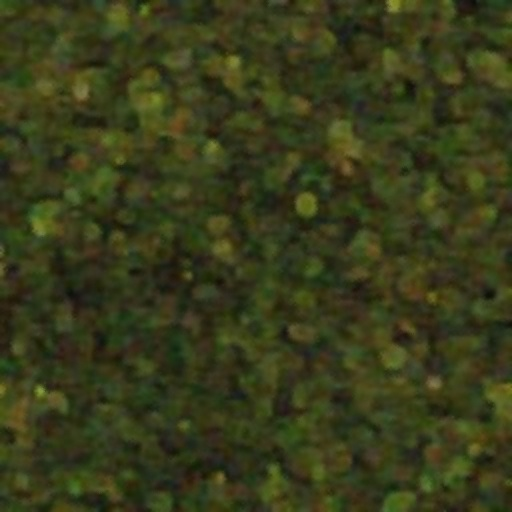
#> input picture android/app/src/main/assets/packages/aard/aardograss_1.jpg, 512 x 512 px
$ python add_noise.py ../../android/app/src/main/assets/packages/aard/aardograss_1.jpg
#> lines starting #> are read from the running program, lines starting #| are printed output that depends on the picture
"""
Dispersa la definición de las texturas mezclándolas con grano en su propio color.

Para cada imagen se calcula el color medio de los píxeles opacos y se mezcla
cada píxel con un "ruido" alrededor de ese color:

    out = (1 - strength) * original + strength * (media + N(0, grain))

Así el grano sale en la paleta de la propia textura (no mete colores ajenos)
y los detalles finos pierden nitidez. El canal alfa no se toca.

Uso:
    py -3 add_noise.py <carpeta_o_imagen> [--out DIR] [--strength 0.25]
                       [--grain 24] [--seed 1] [--dry-run]

Sin --out, las imágenes se sobrescriben: haz copia de seguridad o usa --out.
"""

import argparse
import os
import re
import sys

import numpy as np
from PIL import Image

EXTENSIONES = {'.png', '.jpg', '.jpeg', '.tga', '.bmp'}
# Mapas de datos (normales, bump, especular...): el ruido les rompe el significado.
EXCLUIR_DEFECTO = r'_(n|normal|normals|bump|height|spec|gloss|mask)$'


def procesa(ruta_in, ruta_out, strength, grain, rng):
    img = Image.open(ruta_in)
    modo = img.mode
    tiene_alfa = modo in ('RGBA', 'LA') or (modo == 'P' and 'transparency' in img.info)
    rgba = np.asarray(img.convert('RGBA'), dtype=np.float32)
    rgb = rgba[..., :3]
    alfa = rgba[..., 3:4]

    opacos = alfa[..., 0] > 0
    if not opacos.any():
        return False
    media = rgb[opacos].mean(axis=0)

    ruido = rng.normal(0.0, grain, size=rgb.shape).astype(np.float32)
    capa = media + ruido
    out_rgb = (1.0 - strength) * rgb + strength * capa
    out_rgb = np.clip(out_rgb, 0, 255)

    resultado = np.concatenate([out_rgb, alfa], axis=-1).astype(np.uint8)
    salida = Image.fromarray(resultado, 'RGBA')
    if modo in ('RGB', 'L', 'P') and not tiene_alfa:
        salida = salida.convert('RGB')
    os.makedirs(os.path.dirname(ruta_out) or '.', exist_ok=True)
    salida.save(ruta_out)
    return True


def recoge(entrada, excluir):
    if os.path.isfile(entrada):
        candidatos = [entrada]
    else:
        candidatos = []
        for raiz, _, nombres in os.walk(entrada):
            for nombre in nombres:
                candidatos.append(os.path.join(raiz, nombre))
    archivos = []
    for ruta in sorted(candidatos):
        nombre, ext = os.path.splitext(os.path.basename(ruta))
        if ext.lower() not in EXTENSIONES:
            continue
        if excluir and re.search(excluir, nombre, re.IGNORECASE):
            continue
        archivos.append(ruta)
    return archivos


def main():
    ap = argparse.ArgumentParser(description=__doc__, formatter_class=argparse.RawDescriptionHelpFormatter)
    ap.add_argument('entrada', help='imagen o carpeta (se recorre recursivamente)')
    ap.add_argument('--out', help='carpeta de salida (conserva la estructura relativa)')
    ap.add_argument('--strength', type=float, default=0.25, help='mezcla con el grano, 0..1 (defecto 0.25)')
    ap.add_argument('--grain', type=float, default=24.0, help='desviación del ruido en niveles 0..255 (defecto 24)')
    ap.add_argument('--seed', type=int, default=1, help='semilla para reproducibilidad')
    ap.add_argument('--exclude', default=EXCLUIR_DEFECTO,
                    help='regex sobre el nombre sin extensión que se omite (defecto: normales/bump/especular/máscaras)')
    ap.add_argument('--dry-run', action='store_true', help='solo lista lo que procesaría')
    args = ap.parse_args()

    if not 0.0 <= args.strength <= 1.0:
        sys.exit('--strength debe estar entre 0 y 1')

    archivos = recoge(args.entrada, args.exclude)
    if not archivos:
        sys.exit('no se encontraron imágenes en ' + args.entrada)

    base = args.entrada if os.path.isdir(args.entrada) else os.path.dirname(args.entrada)
    rng = np.random.default_rng(args.seed)
    hechos = 0
    for ruta in archivos:
        if args.out:
            rel = os.path.relpath(ruta, base)
            destino = os.path.join(args.out, rel)
        else:
            destino = ruta
        if args.dry_run:
            print('->', ruta, '=>', destino)
            continue
        try:
            if procesa(ruta, destino, args.strength, args.grain, rng):
#> in procesa, img is the input picture: PIL image 512x512 RGB; mean R, G, B 55.7, 59.5, 26.1
#> in procesa, `tiene_alfa = modo in ('RGBA', 'LA') or (modo == 'P' and 'transparency'..`: tiene_alfa = False
#> in procesa, `alfa = rgba[..., 3:4]`: alfa: shape (512, 512, 1) float32; every value is 255
#> in procesa, `opacos = alfa[..., 0] > 0`: opacos: shape (512, 512) bool; every value is 1
#> in procesa, `media = rgb[opacos].mean(axis=0)`: media = [55.7, 59.53, 26.14]
#> in procesa, `capa = media + ruido`:
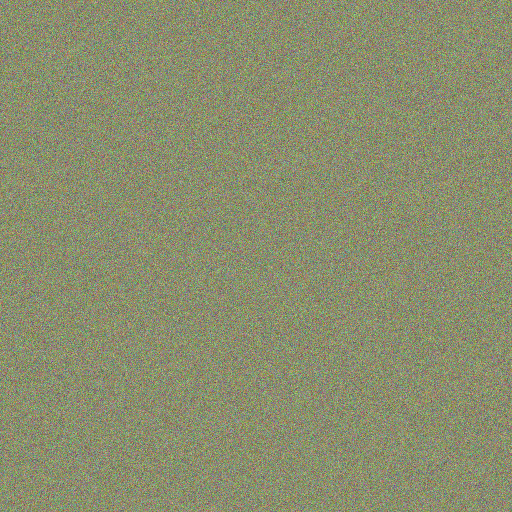
#> capa: shape (512, 512, 3) float32; mean of channels 0, 1, 2 55.7, 59.6, 26.1; drawn with min black and max white
#> in procesa, `out_rgb = (1.0 - strength) * rgb + strength * capa`:
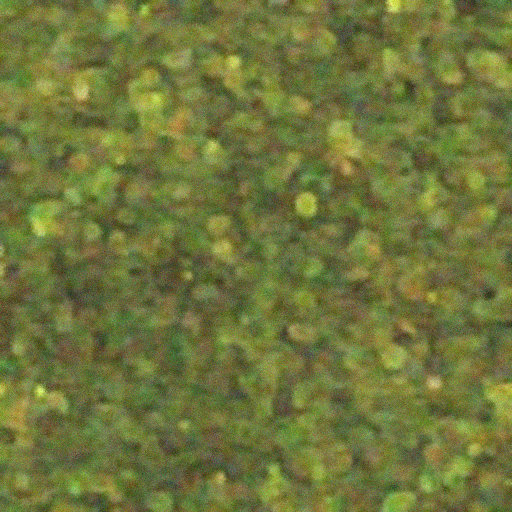
#> out_rgb: shape (512, 512, 3) float32; mean R, G, B 55.7, 59.5, 26.1; drawn with min black and max white
                hechos += 1
                print('ok', destino)
            else:
                print('omitida (sin píxeles visibles)', ruta)
        except Exception as e:
            print('error', ruta, e, file=sys.stderr)

    if not args.dry_run:
        print(f'{hechos}/{len(archivos)} imágenes procesadas')


if __name__ == '__main__':
    main()
